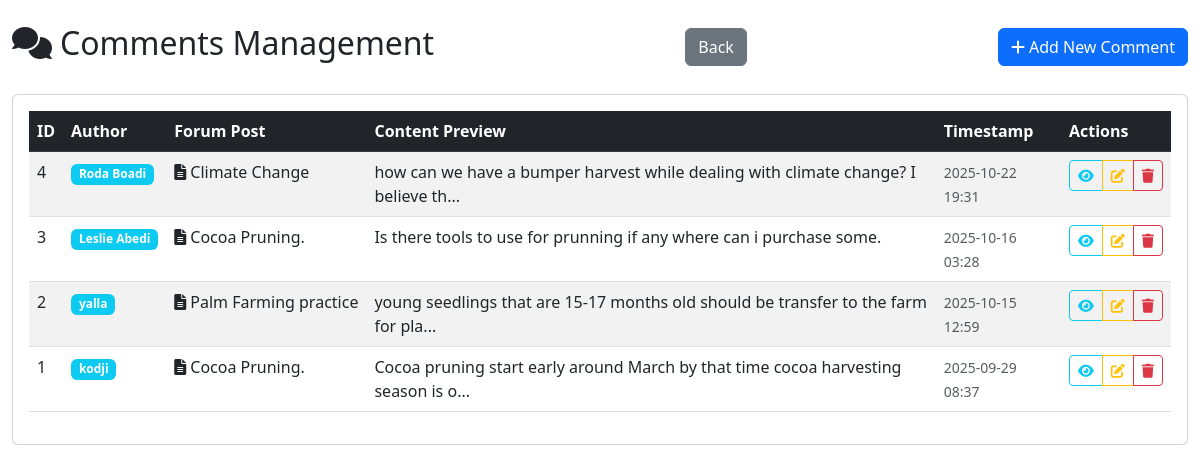
/admin/comments (signed in), run on the app's committed database.
### app.py (models this page shows)
class Comment(db.Model):
    id = db.Column(db.Integer, primary_key=True)
    content = db.Column(db.Text, nullable=False)
    author_id = db.Column(db.Integer, db.ForeignKey('user.id'), nullable=False)
    post_id = db.Column(db.Integer, db.ForeignKey('forum_post.id'), nullable=False)
    timestamp = db.Column(db.DateTime, default=datetime.utcnow)
    author = db.relationship('User', backref=db.backref('comments', lazy=True))
    post = db.relationship('ForumPost', backref=db.backref('comments', lazy=True))

class User(UserMixin, db.Model):
    id = db.Column(db.Integer, primary_key=True)
    username = db.Column(db.String(50), unique=True)
    email = db.Column(db.String(50), unique=True)
    phone = db.Column(db.String(20))
    location = db.Column(db.String(50))
    password = db.Column(db.String(1000))
    is_supplier = db.Column(db.Boolean, default=False)
    is_admin = db.Column(db.Boolean, default=False)
    profile_picture = db.Column(db.String(1000), nullable=True)
    reset_token = db.Column(db.String(100), nullable=True)
    reset_token_expiry = db.Column(db.DateTime, nullable=True)

class ForumPost(db.Model):
    id = db.Column(db.Integer, primary_key=True)
    title = db.Column(db.String(200), nullable=False)
    content = db.Column(db.Text, nullable=False)
    author_id = db.Column(db.Integer, db.ForeignKey('user.id'), nullable=False)
    timestamp = db.Column(db.DateTime, default=datetime.utcnow)
    author = db.relationship('User', backref=db.backref('forum_posts', lazy=True))

### app.py (the view)
@app.route('/admin/comments')
@login_required
def admin_comments():
    if not current_user.is_admin:
        flash('Access denied. Admin privileges required.', 'danger')
        return redirect(url_for('index'))
    comments = Comment.query.order_by(Comment.timestamp.desc()).all()
    users = User.query.all()  # For dropdown in create/edit forms
    forum_posts = ForumPost.query.all()  # For dropdown in create/edit forms
    return render_template('admin/comments.html', comments=comments, users=users, forum_posts=forum_posts)

### app.py (called while the page is built)
@login_manager.user_loader
def load_user(user_id):
    return User.query.get(int(user_id))

### templates/admin/comments.html (shortened to what this page needs)
<!DOCTYPE html>
<html lang="en">
<head>
    <link href="https://cdn.jsdelivr.net/npm/bootstrap@5.3.0/dist/css/bootstrap.min.css" rel="stylesheet">
    <link rel="stylesheet" href="https://cdnjs.cloudflare.com/ajax/libs/font-awesome/6.0.0/css/all.min.css">
</head>
<body>
    <div class="container-fluid mt-4">
        <div class="row">
            <div class="col-12">
                <div class="d-flex justify-content-between align-items-center mb-4">
                    <h2><i class="fas fa-comments me-2"></i>Comments Management</h2>
                    <a href="{{ url_for('admin_dashboard') }}" class="btn btn-secondary ">Back</a>
                    <button type="button" class="btn btn-primary" data-bs-toggle="modal" data-bs-target="#createModal">
                        <i class="fas fa-plus me-1"></i>Add New Comment
                    </button>
                </div>
                <div class="card">
                    <div class="card-body">
                        <div class="table-responsive">
                            <table class="table table-striped table-hover">
                                <thead class="table-dark">
                                    <tr>
                                        <th>ID</th>
                                        <th>Author</th>
                                        <th>Forum Post</th>
                                        <th>Content Preview</th>
                                        <th>Timestamp</th>
                                        <th>Actions</th>
                                    </tr>
                                </thead>
                                <tbody id="commentsTableBody">
                                    {% for comment in comments %}
                                    <tr data-comment-id="{{ comment.id }}">
                                        <td>{{ comment.id }}</td>
                                        <td>
                                            <span class="badge bg-info">{{ comment.author.username }}</span>
                                        </td>
                                        <td>
                                            <div class="text-truncate" style="max-width: 200px;" title="{{ comment.post.title }}">
                                                <i class="fas fa-file-text me-1"></i>{{ comment.post.title }}
                                            </div>
                                        </td>
                                        <td>
                                            <div class="content-preview">
                                                {{ comment.content[:80] }}{% if comment.content|length > 80 %}...{% endif %}
                                            </div>
                                        </td>
                                        <td>
                                            <small class="text-muted">
                                                {{ comment.timestamp.strftime('%Y-%m-%d %H:%M') }}
                                            </small>
                                        </td>
                                        <td>
                                            <div class="btn-group" role="group">
                                                <button type="button" class="btn btn-sm btn-outline-info view-btn"
                                                        data-comment-id="{{ comment.id }}" title="View">
                                                    <i class="fas fa-eye"></i>
                                                </button>
                                                <button type="button" class="btn btn-sm btn-outline-warning edit-btn"
                                                        data-comment-id="{{ comment.id }}" title="Edit">
                                                    <i class="fas fa-edit"></i>
                                                </button>
                                                <button type="button" class="btn btn-sm btn-outline-danger delete-btn"
                                                        data-comment-id="{{ comment.id }}" title="Delete">
                                                    <i class="fas fa-trash"></i>
                                                </button>
                                            </div>
                                        </td>
                                    </tr>
                                    {% endfor %}
                                </tbody>
                            </table>
                        </div>
                    </div>
                </div>
            </div>
        </div>
    </div>
</body>
</html>

### data on the page
Comment: id "4", author.username "Roda Boadi", post "Climate Change", content "how can we have a bumper harvest while dealing with climate change? I believe th", timestamp "2025-10-22 19:31"
Comment: id "3", author.username "Leslie Abedi", post "Cocoa Pruning.", content "Is there tools to use for prunning if any where can i purchase some.", timestamp "2025-10-16 03:28"
Comment: id "2", author.username "yalla", post "Palm Farming practice", content "young seedlings that are 15-17 months old should be transfer to the farm for pla", timestamp "2025-10-15 12:59"
Comment: id "1", author.username "kodji", post "Cocoa Pruning.", content "Cocoa pruning start early around March by that time cocoa harvesting season is o", timestamp "2025-09-29 08:37"
